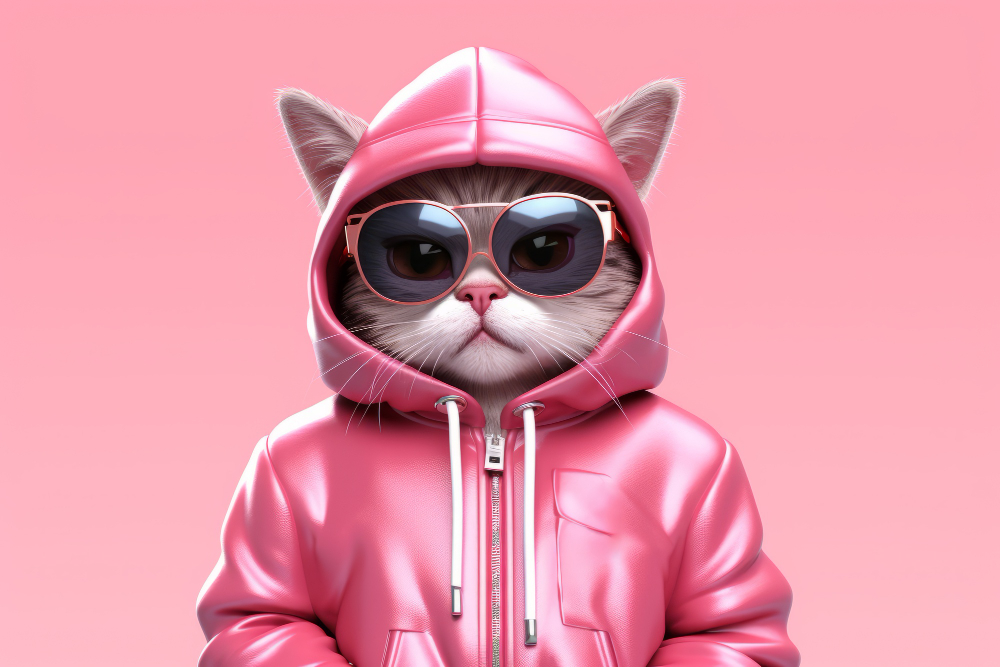
#> input picture sglang/examples/frontend_language/quick_start/images/cat.jpeg, 1000 x 667 px
$ python -i cluster_motion.py   (imports and definitions only)
#> lines starting #> are read from the running program, lines starting #| are printed output that depends on the picture
from __future__ import annotations

from dataclasses import dataclass
from typing import Any, List, Sequence, Tuple

import cv2
import numpy as np


@dataclass
class ClusterMotionAnalysis:
    motion_volume: np.ndarray
    temporal_scores: np.ndarray
    temporal_threshold: float
    selected_frame_indices: List[int]
    spatial_score_map: np.ndarray
    spatial_threshold: float


def _ensure_odd_kernel_size(kernel_size: int) -> int:
    kernel_size = max(int(kernel_size), 1)
    return kernel_size if kernel_size % 2 == 1 else kernel_size + 1


def prepare_gray_image(image: Any, *, max_side: int = 64) -> np.ndarray:
    if image is None:
        raise ValueError("Frame image is None; cannot run cluster motion analysis.")

    if isinstance(image, np.ndarray):
        if image.ndim == 2:
            gray = image
        elif image.ndim == 3 and image.shape[2] == 3:
            gray = cv2.cvtColor(image, cv2.COLOR_BGR2GRAY)
        elif image.ndim == 3 and image.shape[2] == 4:
            gray = cv2.cvtColor(image, cv2.COLOR_BGRA2GRAY)
        else:
            raise ValueError(f"Unsupported frame shape for motion analysis: {image.shape}")
    else:
        try:
            from PIL import Image
        except ImportError as exc:
            raise RuntimeError("Pillow is required for PIL image inputs.") from exc

        if isinstance(image, Image.Image):
            rgb = np.asarray(image.convert("RGB"))
            gray = cv2.cvtColor(rgb, cv2.COLOR_RGB2GRAY)
        else:
            raise TypeError(f"Unsupported frame type for motion analysis: {type(image)!r}")

    gray = np.asarray(gray, dtype=np.float32)
    h, w = gray.shape[:2]
    max_side = max(int(max_side), 1)
    if max(h, w) > max_side:
        scale = float(max_side) / float(max(h, w))
        new_w = max(1, int(round(w * scale)))
        new_h = max(1, int(round(h * scale)))
        gray = cv2.resize(gray, (new_w, new_h), interpolation=cv2.INTER_AREA)
    return gray.astype(np.float32, copy=False)


def build_motion_volume(
    gray_frames: Sequence[np.ndarray],
    *,
    gaussian_kernel_size: int = 5,
    noise_threshold: float = 8.0,
) -> np.ndarray:
    if not gray_frames:
        return np.zeros((0, 0, 0), dtype=np.float32)

    base_h, base_w = gray_frames[0].shape[:2]
    normalized_frames: List[np.ndarray] = []
    for gray_frame in gray_frames:
        frame = np.asarray(gray_frame, dtype=np.float32)
        if frame.shape[:2] != (base_h, base_w):
            frame = cv2.resize(frame, (base_w, base_h), interpolation=cv2.INTER_LINEAR)
        normalized_frames.append(frame)

    if len(normalized_frames) < 2:
        return np.zeros((0, base_h, base_w), dtype=np.float32)

    gaussian_kernel_size = _ensure_odd_kernel_size(gaussian_kernel_size)
    diffs: List[np.ndarray] = []
    for prev_frame, curr_frame in zip(normalized_frames, normalized_frames[1:]):
        diff = cv2.absdiff(prev_frame, curr_frame)
        if gaussian_kernel_size > 1:
            diff = cv2.GaussianBlur(diff, (gaussian_kernel_size, gaussian_kernel_size), 0)
        if noise_threshold > 0:
            diff = np.where(diff >= float(noise_threshold), diff, 0.0)
        diffs.append(diff.astype(np.float32, copy=False))

    if not diffs:
        return np.zeros((0, base_h, base_w), dtype=np.float32)
    return np.stack(diffs, axis=0)


def otsu_threshold_1d(values: np.ndarray) -> float:
    flat = np.asarray(values, dtype=np.float32).reshape(-1)
    flat = flat[np.isfinite(flat)]
    if flat.size == 0:
        return 0.0

    min_val = float(np.min(flat))
    max_val = float(np.max(flat))
    if max_val <= min_val + 1e-6:
        return max_val

    scaled = np.clip(
        np.round((flat - min_val) * 255.0 / (max_val - min_val)),
        0,
        255,
    ).astype(np.uint8)
    threshold_uint8, _ = cv2.threshold(
        scaled.reshape(-1, 1),
        0,
        255,
        cv2.THRESH_BINARY + cv2.THRESH_OTSU,
    )
    return float(min_val + (threshold_uint8 / 255.0) * (max_val - min_val))


def compute_temporal_scores(motion_volume: np.ndarray, num_frames: int) -> np.ndarray:
    num_frames = max(int(num_frames), 0)
    if num_frames == 0:
        return np.zeros((0,), dtype=np.float32)

    temporal_scores = np.zeros((num_frames,), dtype=np.float32)
    if motion_volume.size == 0:
        return temporal_scores

    diff_scores = motion_volume.mean(axis=(1, 2)).astype(np.float32, copy=False)
    valid_count = min(int(diff_scores.shape[0]), max(num_frames - 1, 0))
    if valid_count > 0:
        temporal_scores[1 : valid_count + 1] = diff_scores[:valid_count]
    return temporal_scores


def select_keyframe_indices(
    temporal_scores: np.ndarray,
    *,
    min_frames: int = 1,
) -> Tuple[List[int], float]:
    num_frames = int(np.asarray(temporal_scores).size)
    if num_frames <= 0:
        return [], 0.0
    if num_frames == 1:
        return [0], 0.0

    projected_scores = np.asarray(temporal_scores, dtype=np.float32).reshape(-1)
    threshold = otsu_threshold_1d(projected_scores[1:])
    # Cluster frame selection always keeps the boundary frames.
    selected = {0, num_frames - 1}

    motion_frame_indices = np.flatnonzero(projected_scores[1:] > threshold) + 1
    selected.update(int(idx) for idx in motion_frame_indices.tolist())

    target_count = min(max(int(min_frames), 1), num_frames)
    ranked_candidates = np.argsort(projected_scores[1:], kind="stable")[::-1] + 1
    for idx in ranked_candidates.tolist():
        if len(selected) >= target_count:
            break
        selected.add(int(idx))

    return sorted(selected), float(threshold)


def compute_spatial_score_map(
    motion_volume: np.ndarray,
    selected_frame_indices: Sequence[int],
) -> np.ndarray:
    if motion_volume.ndim != 3 or motion_volume.size == 0:
        return np.zeros((0, 0), dtype=np.float32)

    slice_indices = [
        int(frame_idx - 1)
        for frame_idx in selected_frame_indices
        if int(frame_idx) > 0 and int(frame_idx - 1) < int(motion_volume.shape[0])
    ]
    if not slice_indices:
        return np.zeros(motion_volume.shape[1:], dtype=np.float32)

    return motion_volume[np.asarray(slice_indices, dtype=np.int64)].max(axis=0).astype(
        np.float32,
        copy=False,
    )


# [101 lines left out: functions resize_score_map_to_token_scores, build_token_hot_mask, build_background_median, build_visualization_maps, not called in this run]


def analyze_motion_frames(
    frames: Sequence[Any],
    *,
    max_side: int = 64,
    gaussian_kernel_size: int = 5,
    noise_threshold: float = 8.0,
    min_frames: int = 1,
) -> ClusterMotionAnalysis:
    gray_frames = [
        prepare_gray_image(getattr(frame, "image", frame), max_side=max_side)
        for frame in frames
        if getattr(frame, "image", frame) is not None
    ]
    motion_volume = build_motion_volume(
        gray_frames,
        gaussian_kernel_size=gaussian_kernel_size,
        noise_threshold=noise_threshold,
    )
    temporal_scores = compute_temporal_scores(motion_volume, num_frames=len(gray_frames))
    selected_frame_indices, temporal_threshold = select_keyframe_indices(
        temporal_scores,
        min_frames=min_frames,
    )
    spatial_score_map = compute_spatial_score_map(motion_volume, selected_frame_indices)
    spatial_threshold = (
        otsu_threshold_1d(spatial_score_map.reshape(-1))
        if spatial_score_map.size > 0
        else 0.0
    )
    return ClusterMotionAnalysis(
        motion_volume=motion_volume,
        temporal_scores=temporal_scores,
        temporal_threshold=temporal_threshold,
        selected_frame_indices=selected_frame_indices,
        spatial_score_map=spatial_score_map,
        spatial_threshold=spatial_threshold,
    )

>>> import cv2
>>> picture = cv2.imread('../../../../examples/frontend_language/quick_start/images/cat.jpeg')
#> picture is the input picture: shape (667, 1000, 3); mean B, G, R 168.9, 151.5, 231.8
>>> result = analyze_motion_frames(picture)
#> in analyze_motion_frames, `gray_frames = [ prepare_gray_image(getattr(frame, "image", frame), max..`: gray_frames = 667 items
#> after the loop in build_motion_volume, `for prev_frame, curr_frame in zip(normalized_frames, normalized_frames..`: diffs = 666 items
#> in build_motion_volume, `return np.stack(diffs, axis=0)`:
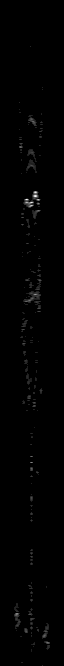
#> returned value: shape (666, 64, 1) float32; min 0, max 72.61, mean 0.4; drawn with min black and max white
#> in compute_temporal_scores, `diff_scores = motion_volume.mean(axis=(1, 2)).astype(np.float32, copy=..`: diff_scores = 666 values, max 7.02 at index 202, min 0 at index 0, mean 0.445
#> in analyze_motion_frames, `temporal_scores = compute_temporal_scores(motion_volume, num_frames=le..`: temporal_scores = 667 values, max 7.02 at index 203, min 0 at index 0, mean 0.444
#> in select_keyframe_indices, `projected_scores = np.asarray(temporal_scores, dtype=np.float32).resha..`: projected_scores has the same summary as temporal_scores in analyze_motion_frames
#> in otsu_threshold_1d, `flat = np.asarray(values, dtype=np.float32).reshape(-1)`: flat has the same summary as diff_scores in compute_temporal_scores
#> in otsu_threshold_1d, `min_val = float(np.min(flat))`: min_val = 0
#> in otsu_threshold_1d, `max_val = float(np.max(flat))`: max_val = 7.02
#> in otsu_threshold_1d, `scaled = np.clip( np.round((flat - min_val) * 255.0 / (max_val - min_v..`: scaled = 666 values, max 255 at index 202, min 0 at index 0, mean 16.16
#> in otsu_threshold_1d, `threshold_uint8, _ = cv2.threshold( scaled.reshape(-1, 1), 0, 255, cv2..`: threshold_uint8 = 49
#> in select_keyframe_indices, `threshold = otsu_threshold_1d(projected_scores[1:])`: threshold = 1.35
#> in select_keyframe_indices, `motion_frame_indices = np.flatnonzero(projected_scores[1:] > threshold..`: motion_frame_indices = 60 values from 120 to 644
#> in select_keyframe_indices, `ranked_candidates = np.argsort(projected_scores[1:], kind="stable")[::..`: ranked_candidates = 666 values, max 666 at index 292, min 1 at index 665, mean 333.5
#> the loop in select_keyframe_indices, `for idx in ranked_candidates.tolist():` made 1 pass
#> idx on pass 1: 203
#> after the loop in select_keyframe_indices, `for idx in ranked_candidates.tolist():`: selected = 62 items
#> in analyze_motion_frames, `selected_frame_indices, temporal_threshold = select_keyframe_indices( ..`: selected_frame_indices = 62 values from 0 to 666; temporal_threshold = 1.35
#> in compute_spatial_score_map, `slice_indices = [ int(frame_idx - 1) for frame_idx in selected_frame_i..`: slice_indices = 61 values from 119 to 665
#> in analyze_motion_frames, `spatial_score_map = compute_spatial_score_map(motion_volume, selected_..`: spatial_score_map = 64 values, max 72.61 at index 35, min 0 at index 0, mean 19.4
#> in analyze_motion_frames, `spatial_threshold = ( otsu_threshold_1d(spatial_score_map.reshape(-1))..`: spatial_threshold = 27.34
